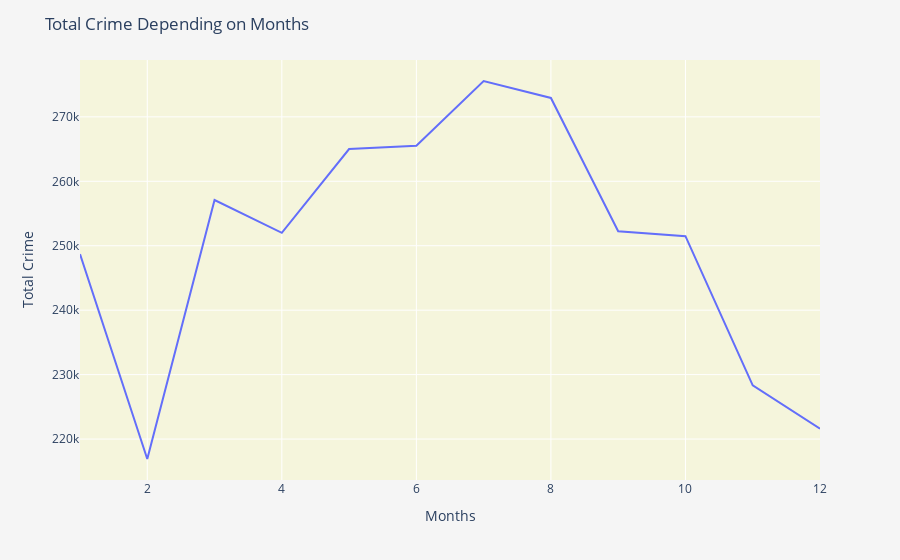

Notebook code for this chart:
### Code cell
months_crime_count_fig=px.line(months_crime_count.toPandas(),x="Months",y="#crimes")
months_crime_count_fig.update_layout(title='Total Crime Depending on Months', xaxis_title='Months', yaxis_title='Total Crime', plot_bgcolor ='beige', paper_bgcolor='whitesmoke')
months_crime_count_fig.show()

### Figure 1 — Plotly figure (JSON) as saved in the notebook; plotly's stock layout.template omitted (floating-point values rounded to 4 significant figures)
{"data": [{"hovertemplate": "Months=%{x}<br>#crimes=%{y}<extra></extra>", "legendgroup": "", "line": {"color": "#636efa", "dash": "solid"}, "mode": "lines", "name": "", "showlegend": false, "type": "scatter", "x": ["01", "02", "03", "04", "05", "06", "07", "08", "09", "10", "11", "12"], "xaxis": "x", "y": [248694, 216906, 257097, 252001, 265007, 265503, 275565, 272932, 252246, 251482, 228331, 221613], "yaxis": "y"}], "layout": {"legend": {"tracegroupgap": 0}, "margin": {"t": 60}, "paper_bgcolor": "whitesmoke", "plot_bgcolor": "beige", "title": {"text": "Total Crime Depending on Months"}, "xaxis": {"anchor": "y", "domain": [0, 1], "title": {"text": "Months"}}, "yaxis": {"anchor": "x", "domain": [0, 1], "title": {"text": "Total Crime"}}}}
